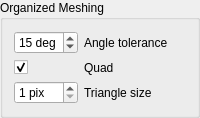
           <widget class="QGroupBox" name="groupBox_organized">
            <property name="title">
             <string>Organized Meshing</string>
            </property>
            <layout class="QGridLayout" name="gridLayout_2" columnstretch="0,1">
             <item row="2" column="1">
              <widget class="QLabel" name="label_15">
               <property name="text">
                <string>Triangle size</string>
               </property>
               <property name="wordWrap">
                <bool>true</bool>
               </property>
              </widget>
             </item>
             <item row="1" column="1">
              <widget class="QLabel" name="label_quad">
               <property name="text">
                <string>Quad</string>
               </property>
               <property name="wordWrap">
                <bool>true</bool>
               </property>
              </widget>
             </item>
             <item row="1" column="0">
              <widget class="QCheckBox" name="checkBox_mesh_quad">
               <property name="text">
                <string/>
               </property>
               <property name="checked">
                <bool>true</bool>
               </property>
              </widget>
             </item>
             <item row="0" column="0">
              <widget class="QDoubleSpinBox" name="doubleSpinBox_mesh_angleTolerance">
               <property name="suffix">
                <string> deg</string>
               </property>
               <property name="decimals">
                <number>0</number>
               </property>
               <property name="minimum">
                <double>1.000000000000000</double>
               </property>
               <property name="maximum">
                <double>99.000000000000000</double>
               </property>
               <property name="value">
                <double>15.000000000000000</double>
               </property>
              </widget>
             </item>
             <item row="0" column="1">
              <widget class="QLabel" name="label_14">
               <property name="text">
                <string>Angle tolerance</string>
               </property>
               <property name="wordWrap">
                <bool>true</bool>
               </property>
              </widget>
             </item>
             <item row="2" column="0">
              <widget class="QSpinBox" name="spinBox_mesh_triangleSize">
               <property name="suffix">
                <string> pix</string>
               </property>
               <property name="minimum">
                <number>1</number>
               </property>
               <property name="maximum">
                <number>99</number>
               </property>
              </widget>
             </item>
            </layout>
           </widget>
